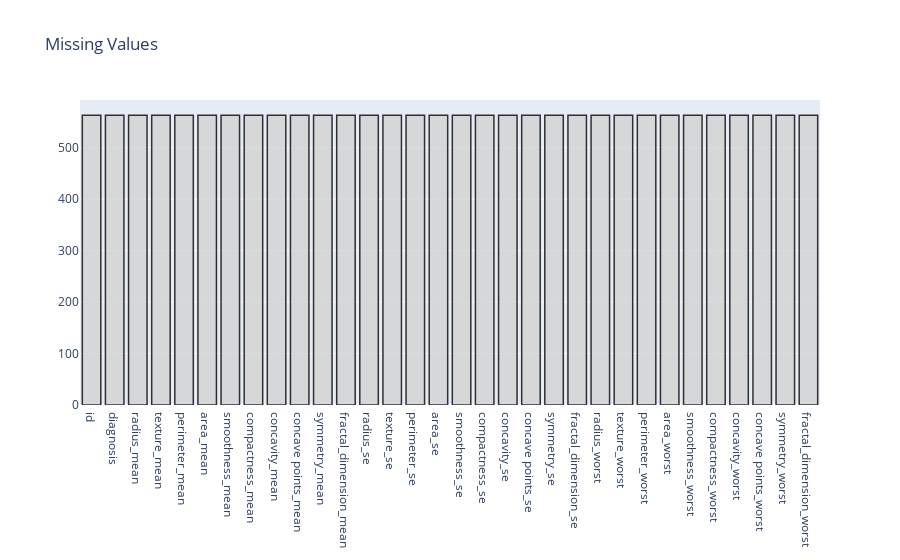

Here is the notebook cell this chart was saved with:
### Code cell
#data preprocessing
#identify missing values
null_feat = pd.DataFrame(len(df['id']) - df.isnull().sum(), columns = ['Count'])

trace = go.Bar(x = null_feat.index, y = null_feat['Count'] ,opacity = 0.8, marker=dict(color = 'lightgrey',
        line=dict(color='#000000',width=1.5)))

layout = dict(title =  "Missing Values")
                    
fig = dict(data = [trace], layout=layout)
py.iplot(fig)

### Figure 1 — Plotly figure (JSON) as saved in the notebook; plotly's stock layout.template omitted (floating-point values rounded to 4 significant figures)
{"data": [{"marker": {"color": "lightgrey", "line": {"color": "#000000", "width": 1.5}}, "opacity": 0.8, "type": "bar", "x": ["id", "diagnosis", "radius_mean", "texture_mean", "perimeter_mean", "area_mean", "smoothness_mean", "compactness_mean", "concavity_mean", "concave points_mean", "symmetry_mean", "fractal_dimension_mean", "radius_se", "texture_se", "perimeter_se", "area_se", "smoothness_se", "compactness_se", "concavity_se", "concave points_se", "symmetry_se", "fractal_dimension_se", "radius_worst", "texture_worst", "perimeter_worst", "area_worst", "smoothness_worst", "compactness_worst", "concavity_worst", "concave points_worst", "symmetry_worst", "fractal_dimension_worst"], "y": [563, 563, 563, 563, 563, 563, 563, 563, 563, 563, 563, 563, 563, 563, 563, 563, 563, 563, 563, 563, 563, 563, 563, 563, 563, 563, 563, 563, 563, 563, 563, 563]}], "layout": {"title": {"text": "Missing Values"}}}
